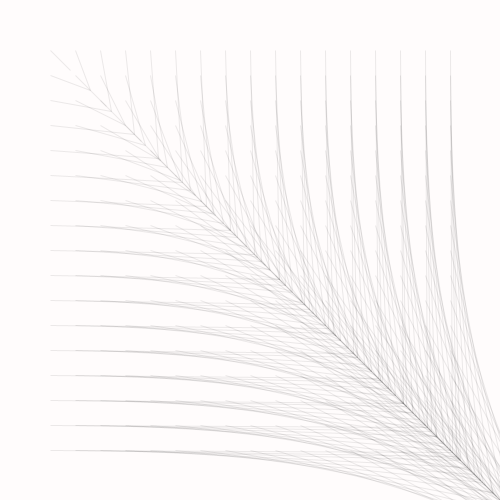
Frame 1 (no input)
Frame 60 (the mouse pressed at the canvas centre just before this capture): identical to frame 1, image omitted
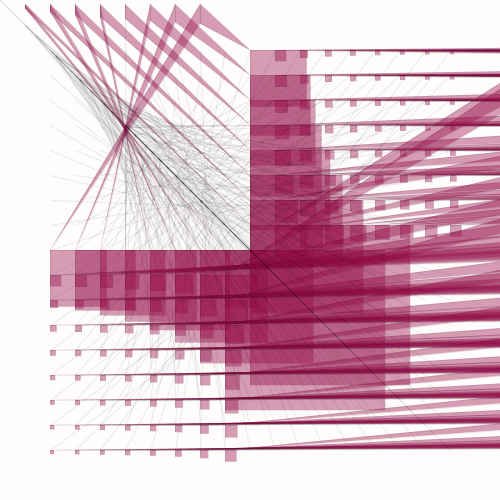
Frame 120 (the mouse held since frame 60 and released just before this capture)

The Processing sketch that drew these frames (run headless with seeded random() and noise(); from frame 60 on, the mouse is pressed at the canvas centre):

// Processing sketch: processing_3521
// ── processing_3521.pde

float margen, sp; 
void setup(){ 
margen = 50; 
sp = 25; 
size(500, 500); 
smooth(); 
stroke(0); 
noCursor();
}
void draw(){ 
background(#FFFCFC); 
fill(252,493); 
for(float y =margen; y <= height-margen; y += sp){ 
for(float x = margen; x <= width-margen; x += sp){ 
float d; 
d= sqrt((mouseX-x)*(mouseX-x)+(mouseY-y)*(mouseY-y));  
    
    smooth(); 
stroke(0,20); 
fill(147, 7, 68, 100); 
triangle(y, x , d, d, d, d); 

 d= sqrt((mouseX-x)-(mouseX-x)*(mouseY-y)+(mouseY-y));  
rect(x, y , 800/d, 800/d); 
triangle(x, y, d*d, d*5/3, d*d, d*4/d); 
fill(mouseX, mouseY, 0, 255); 
    
  
 
 
    } 
 
  }
 
}
